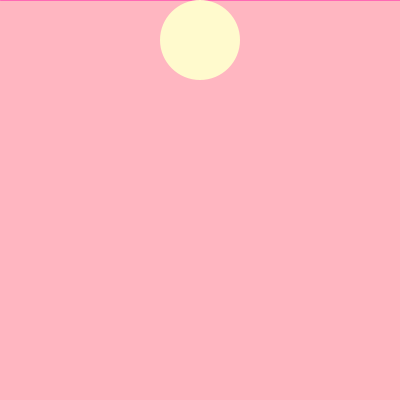
Frame 1 (no input)
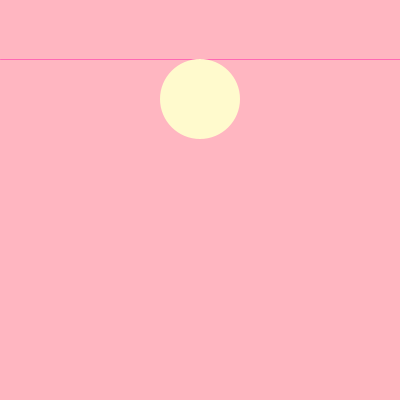
Frame 60 (the mouse pressed at the canvas centre just before this capture)
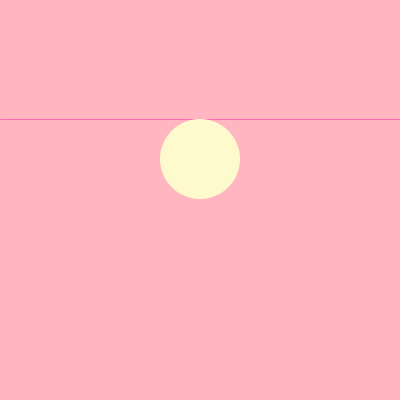
Frame 120 (the mouse held since frame 60 and released just before this capture)

The Processing sketch that drew these frames (run headless with seeded random() and noise(); from frame 60 on, the mouse is pressed at the canvas centre):

// Processing sketch: ejercicio19
// ── ejercicio19.pde
float lineaY;
float elipseOffset;
float velocidad;

void setup() {
  size(400, 400);
  lineaY = 0;
  elipseOffset = 40;
  velocidad = 1;
}

void draw() {
  background(#FFB6C1);
  stroke(#FF69B4);
  line(0, lineaY, width, lineaY);
  noStroke();
  fill(#FFFACD);
  ellipse(width/2, lineaY + elipseOffset, 80, 80);
  lineaY += velocidad;

  // Invertir dirección y posición de la elipse cuando la línea alcanza los extremos
  if (lineaY > height || lineaY < 0) {
    velocidad *= -1;
    elipseOffset *= -1; // Cambia la posición de la elipse hacia arriba o abajo
  }
}
